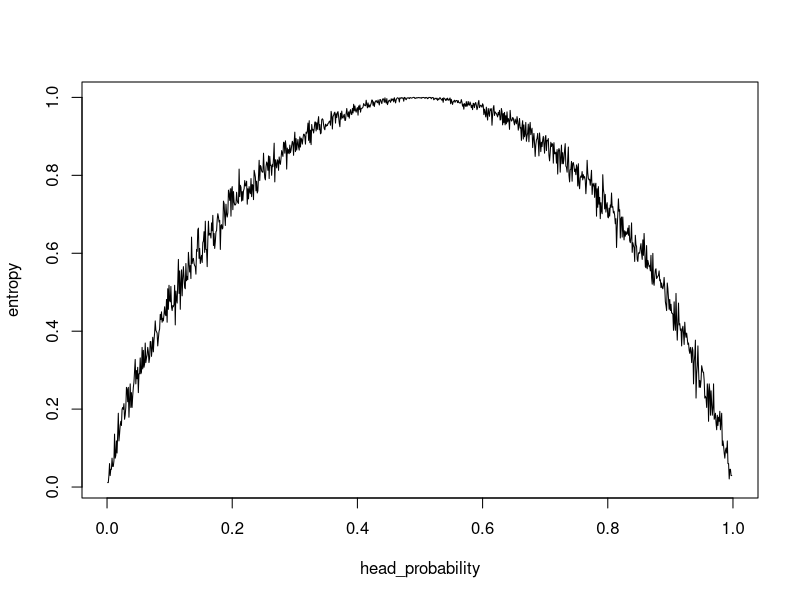

The R script that drew this image:

#' Practice 2
#' Flip a coin many times and
#' find average information quantity (entropy)

I = function(p) -log2(p)

n = 1000
head_probability = seq(0, 1, 0.001)
entropy = c()

for (hp in head_probability) {
  coin = runif(n, min=0, max=1)
  head_p = length(coin[coin < hp]) / n
  tail_p = length(coin[coin > hp]) / n
  entropy = c(entropy, head_p*I(head_p) + tail_p*I(tail_p))
}

plot(head_probability, entropy, type='l')
